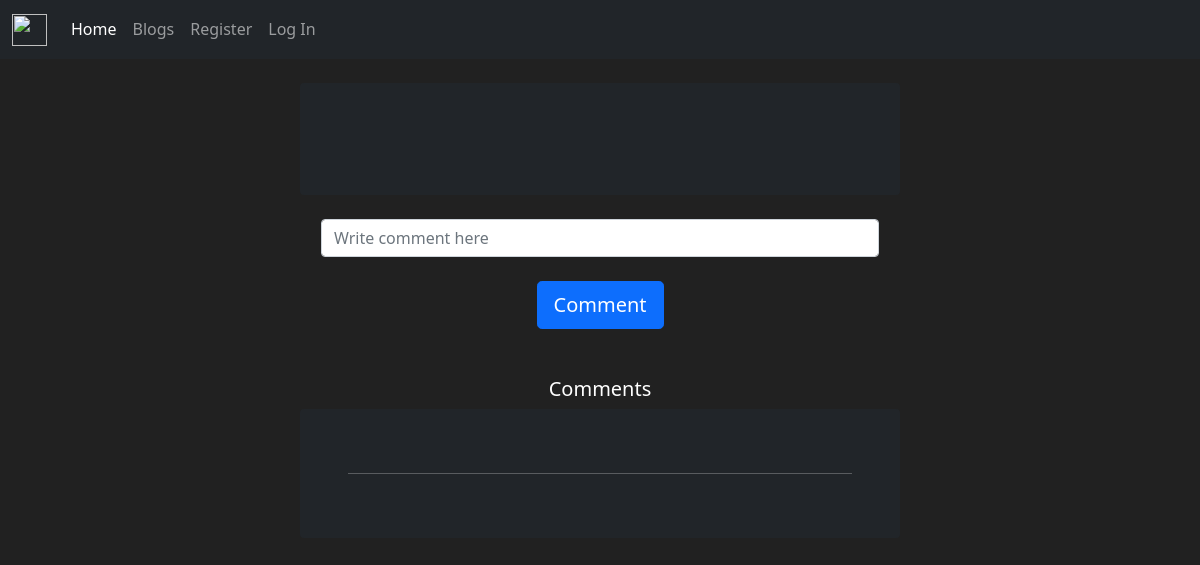
The app's page /blogs/7, older data.
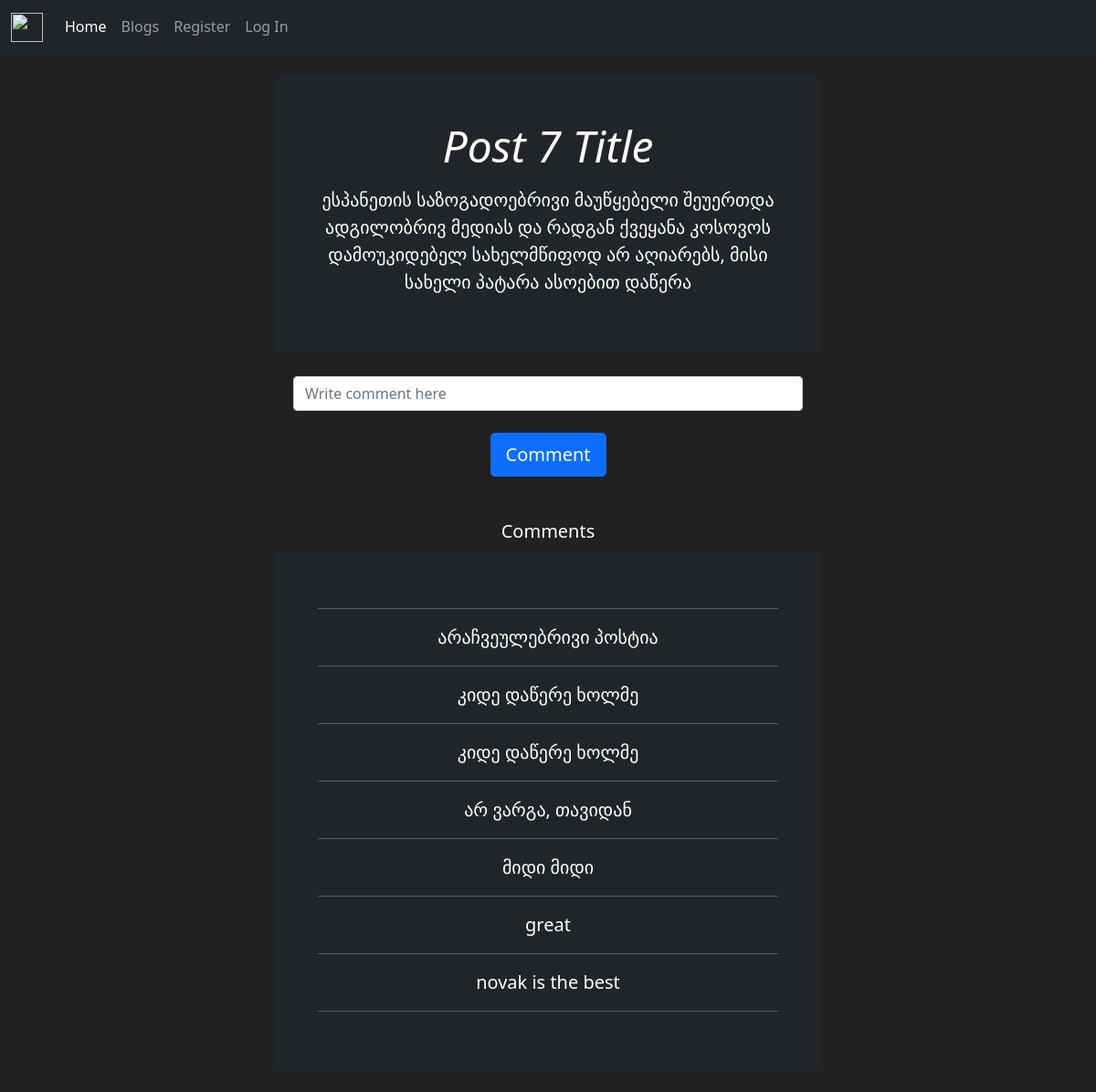
The same page, newer data.
### blog/models.py (models this page shows, shortened)
class Post(db.Model):
    id = db.Column(db.Integer(), primary_key=True)
    title = db.Column(db.String(length=100), nullable=False)
    post = db.Column(db.String(length=1000), nullable=False)
    rating = db.Column(db.Float(), nullable=False, default=0.0)
    date = db.Column(db.DateTime(), nullable=False, default=datetime.utcnow)
    owner = db.Column(db.Integer(), db.ForeignKey('user.id'))
    comments = db.relationship('Comment', backref='owned_post', lazy=True)

class Comment(db.Model):
    id = db.Column(db.Integer(), primary_key=True)
    comment = db.Column(db.String(length=1000), nullable=False)
    like = db.Column(db.Integer(), nullable=False, default=0)
    date = db.Column(db.DateTime(), nullable=False, default=datetime.utcnow)
    owner_user = db.Column(db.Integer(), db.ForeignKey('user.id'))
    owner_post = db.Column(db.Integer(), db.ForeignKey('post.id'))

### blog/routes.py (the view)
@app.route('/blogs/<int:id>', methods=['GET', 'POST'])
def individual_blog(id):
    form = CommentForm()
    blog = Post.query.filter_by(id=id).first()
    comments = Comment.query.filter_by(owner_post=id).all()
    if form.validate_on_submit():
        new_comment = Comment(comment=form.comment.data)
        db.session.add(new_comment)
        db.session.commit()
        new_comment.set_comment_owner(id)
        return redirect(f"/blogs/{id}")
    return render_template('individual_blog.html', blog=blog, comments=comments, form=form)

### blog/forms.py
class CommentForm(FlaskForm):
    comment = StringField(label='Write comment here', validators=[DataRequired()])
    submit = SubmitField(label='Comment')

### blog/templates/individual_blog.html (shortened to what this page needs)
{% extends "base.html" %}
{% block content %}
<br>
<div class="p-4 p-md-5 mb-4 text-white rounded bg-dark" id="blog-id">
    <div class="col-md-12 px-0">
      <h1 class="display-5 fst-italic">{{blog.title}}</h1>
      <p class="lead my-3">{{blog.post}}</p>
    </div>
</div>
<div class="container">
    <form method="post", class="form-login", style="color:white">
        {{ form.comment(class="form-control blog-comment", placeholder="Write comment here") }}
        <br>
        {{ form.submit(class="btn btn-lg btn-block btn-primary") }}
    </form>
</div>
<br><br>
<h5>Comments</h5>
<div class="p-4 p-md-5 mb-4 text-white rounded bg-dark" id="comment-id">
    <hr>
    {% for comm in comments %}
    <div class="col-md-12 px-0">
      <p class="lead my-3">{{comm.comment}}</p>
    </div>
    <hr>
    {% endfor %}
</div>
{% endblock %}

### blog/templates/base.html (shortened to what this page needs)
<!doctype html>
<html lang="en">
  <head>
    <link href="https://cdn.jsdelivr.net/npm/bootstrap@5.0.0-beta3/dist/css/bootstrap.min.css" rel="stylesheet">
  </head>
  <body class="text-center">
    <nav class="navbar navbar-expand-lg navbar-dark bg-dark">
        <div class="container-fluid">
            <a class="navbar-brand" href="{{url_for('home')}}">
                <img src="https://img.icons8.com/fluent/48/000000/comments.png" width="35" height="32"/>
            </a>
          <div class="collapse navbar-collapse" id="navbarSupportedContent">
            <ul class="navbar-nav me-auto mb-2 mb-lg-0">
              <li class="nav-item">
                <a class="nav-link active" aria-current="page" href="{{url_for('home')}}">Home</a>
              </li>
              <li class="nav-item">
                <a class="nav-link" href="{{url_for('blogs')}}">Blogs</a>
              </li>
              {% if current_user.is_authenticated %}
                <li class="nav-item dropdown">
                  <a class="nav-link dropdown-toggle" href="#" id="navbarDropdown" role="button" data-bs-toggle="dropdown" aria-expanded="false">
                    Dropdown
                  </a>
                  <ul class="dropdown-menu" aria-labelledby="navbarDropdown">
                    <li><a class="dropdown-item" href="#">Action</a></li>
                    <li><a class="dropdown-item" href="#">Another action</a></li>
                    <li><hr class="dropdown-divider"></li>
                    <li><a class="dropdown-item" href="#">Something else here</a></li>
                  </ul>
                </li>
                <li class="nav-item">
                  <a class="nav-link" href="{{url_for('logout')}}">Log Out</a>
                </li>
              {% else %}
                <li class="nav-item">
                  <a class="nav-link" href="{{url_for('register')}}">Register</a>
                </li>
                <li class="nav-item">
                  <a class="nav-link" href="{{url_for('login')}}">Log In</a>
                </li>
              {% endif %}
            </ul>
          </div>
        </div>
      </nav>
    {% block content %}
    {% endblock %}
  </body>
</html>

### blog/templates/individual_blog.html (style rules this page uses)
#blog-id { width: 50%; margin: auto; }
.blog-comment { width: 50%; margin: auto; }
#comment-id { width: 50%; margin: auto; }

### blog/templates/base.html (style rules this page uses)
body { background-color: #212121; color: white; text-align: center; }
a { text-decoration: none; }

Row changes from the older to the newer data that the page shows:
added Post: title "Post 7 Title", post "ესპანეთის საზოგადოებრივი მაუწყებელი შეუერთდა ადგილობრივ მედიას და რადგან ქვეყანა კოსოვოს დამოუკიდებელ სახელმწიფოდ არ აღიარებს, მისი სახელი პატარა ასოებით დაწერა"
added Comment: comment "არაჩვეულებრივი პოსტია"
added Comment: comment "კიდე დაწერე ხოლმე"
added Comment: comment "კიდე დაწერე ხოლმე"
added Comment: comment "არ ვარგა, თავიდან"
added Comment: comment "მიდი მიდი"
added Comment: comment "great"
added Comment: comment "novak is the best"
